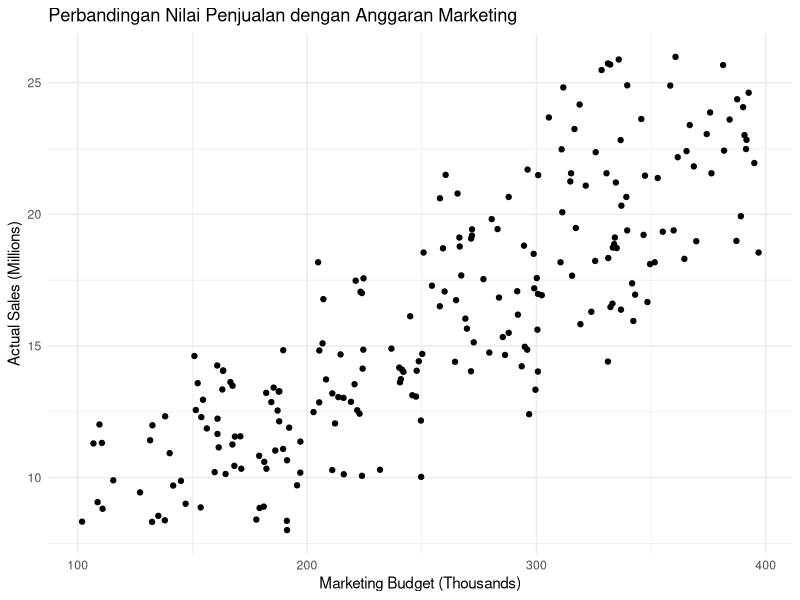
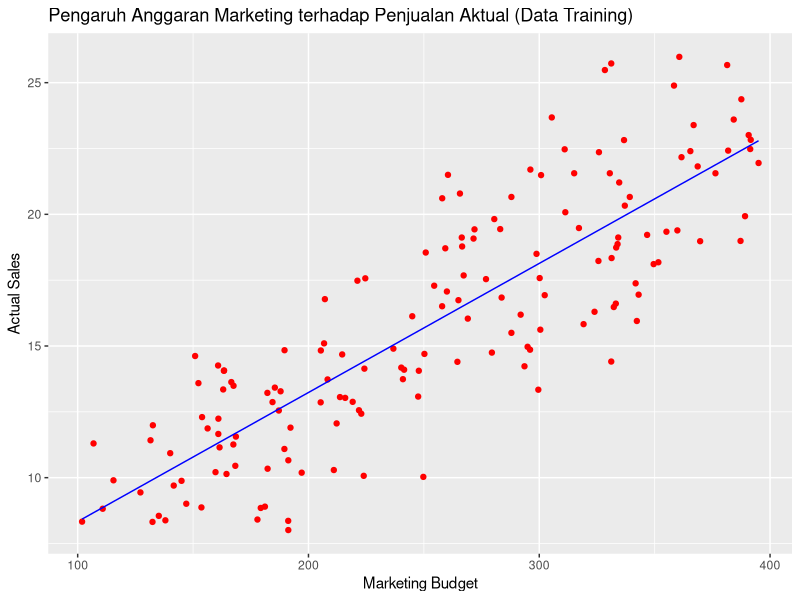
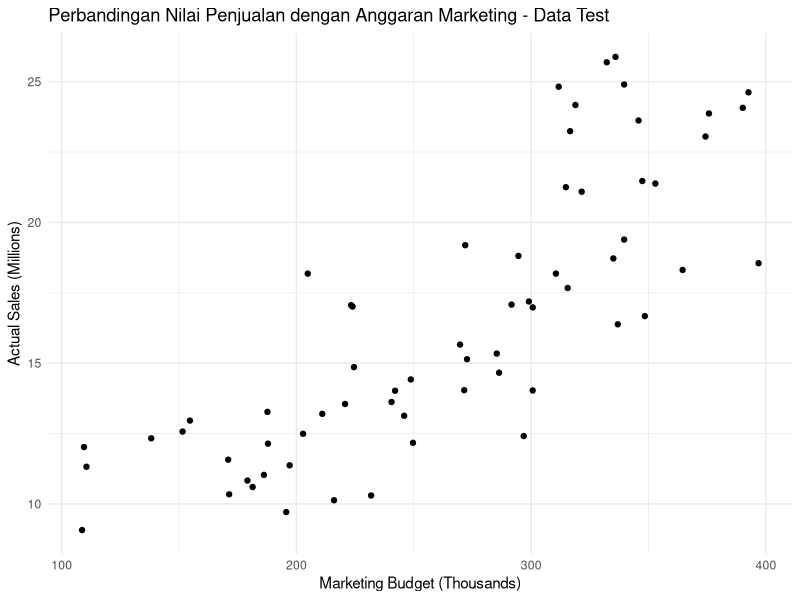
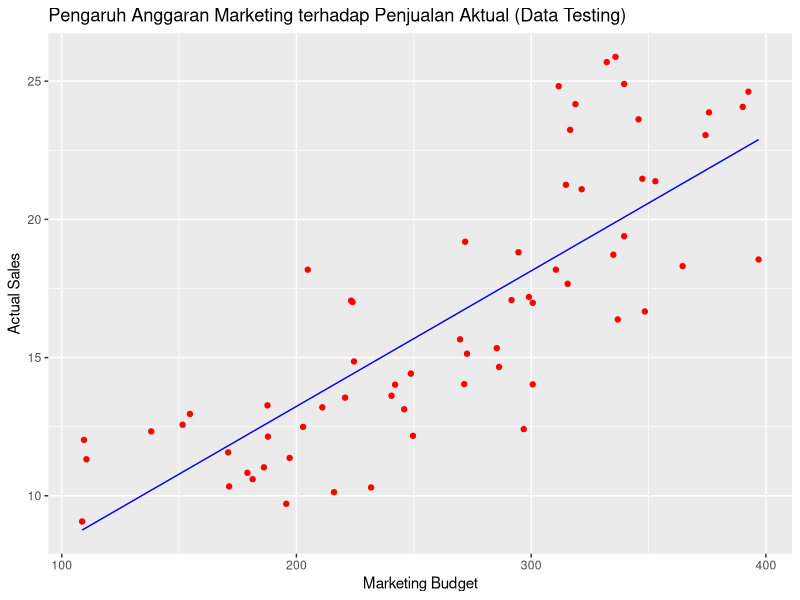
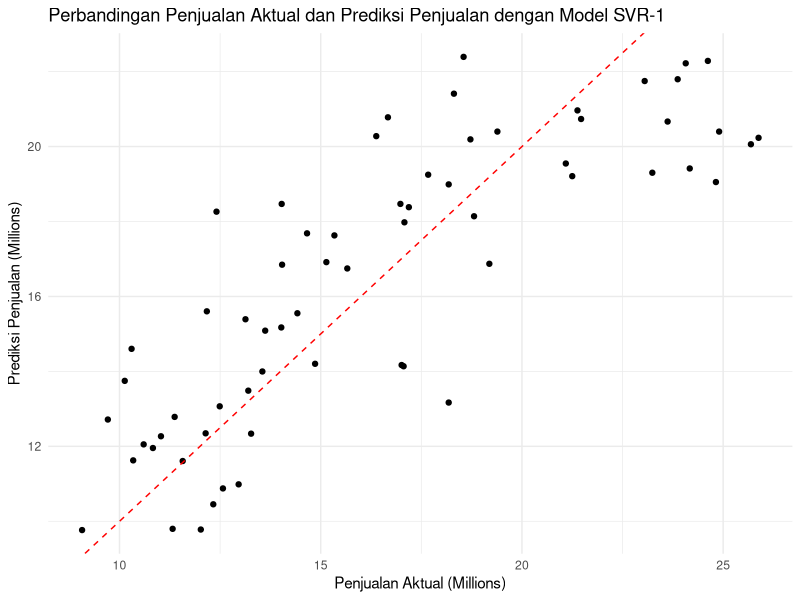
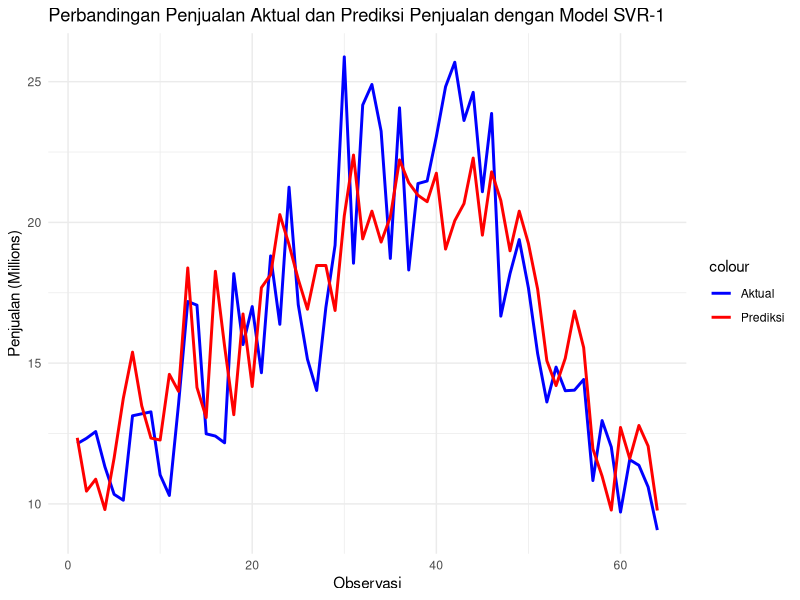
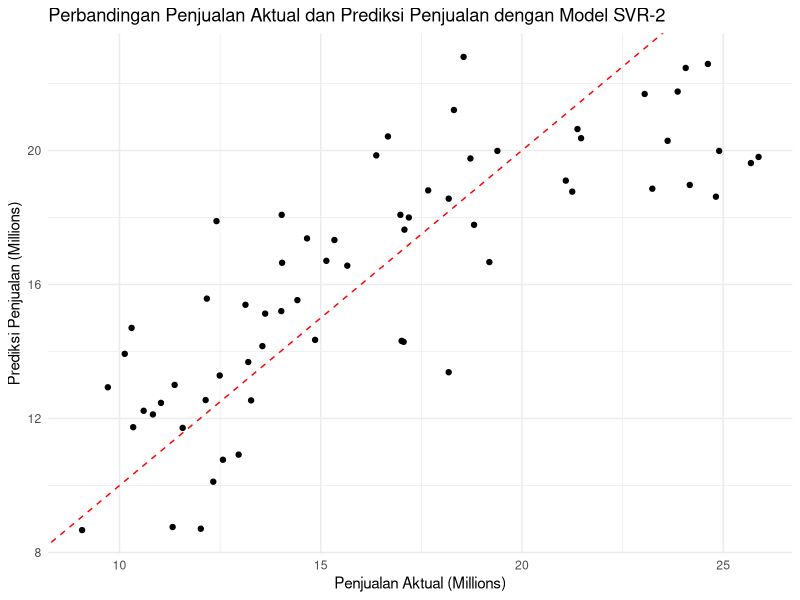
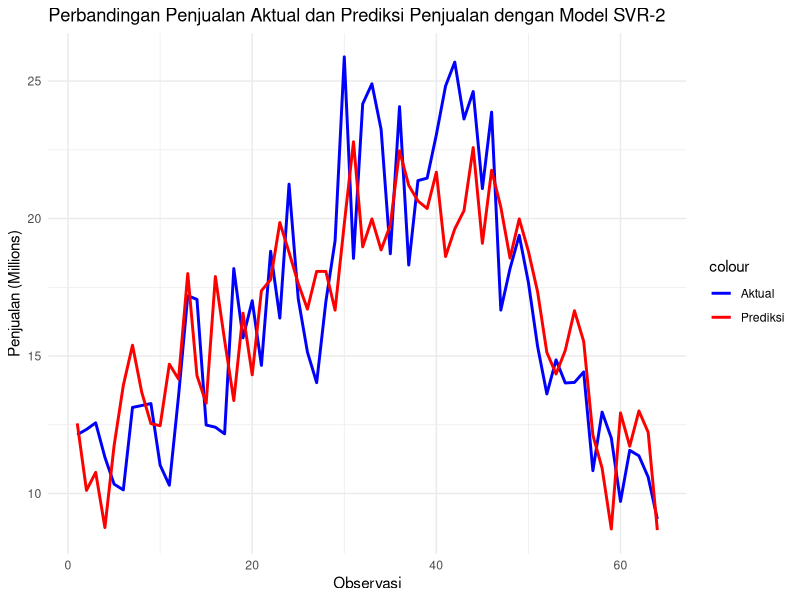

Source code (R) for these figures, in order:
## ---- chunk 1
# library manipulasi data, tanggal dan visualisasi
library(tidyverse)
# library untuk model SVR Regression
library(e1071)
# library untuk partisi dataset
library(caret)
## ---- chunk 2
sales <- read.csv("data/sales_dataset.csv")
glimpse(sales)
## ---- chunk 3
# Memeriksa data NA's
colSums(is.na(sales))
## ---- chunk 4
# melihat summary data
summary(sales)
## ---- chunk 5
# merubah nama variabel agar mudah dibaca dan digunakan
names(sales)[names(sales) == "marketing_budget.thousands."] <- "marketing_budget"
names(sales)[names(sales) == "actual_sales.millions."] <- "actual_sales"
## ---- chunk 6
glimpse(sales)
## ---- chunk 7
# melihat korelasi antar variabel
cor(sales)
## ---- chunk 8
# melihat plot nilai penjualan dibandingkan dengan anggaran marketing yang dikeluarkan
ggplot(data = sales, aes(x = marketing_budget, y = actual_sales)) +
  geom_point() +
  geom_abline(intercept = 0, slope = 1, color = "red", linetype = "dashed") +
  scale_x_continuous(labels = scales::comma) +
  scale_y_continuous(labels = scales::comma) +
  labs(x = "Marketing Budget (Thousands)", y = "Actual Sales (Millions)") +
  ggtitle("Perbandingan Nilai Penjualan dengan Anggaran Marketing") +
  theme_minimal()
## ---- chunk 9
# Menyiapkan data pelatihan dan data pengujian
set.seed(123)  # Untuk hasil yang dapat direproduksi
splitIndex <- createDataPartition(sales$actual_sales, p = 0.7, list = FALSE)
data_train <- sales[splitIndex, ]  # Data pelatihan (70%)
data_test <- sales[-splitIndex, ]  # Data pengujian (30%)
dim(data_train)
dim(data_test)
## ---- chunk 10
# Analisis regresi untuk variabel marketing_budget terhap actual_sales

lm.r <- lm(actual_sales ~ marketing_budget,
           data = data_train)
summary(lm.r)
## ---- chunk 11
actual_sales <- 3.431313 + (0.049020*15000)
actual_sales
## ---- chunk 12
head(data_test)
## ---- chunk 13
# prediksi dengan data testing
y_prediksi <- predict(lm.r, newdata = data_test)
head(y_prediksi)
## ---- chunk 14
# Melihat plot prediksi data training

ggplot() + geom_point(aes(x = data_train$marketing_budget,
                          y = data_train$actual_sales), colour = 'red') +
  geom_line(aes(x = data_train$marketing_budget,
                y = predict( lm.r, newdata = data_train)), colour = 'blue') +
  ggtitle('Pengaruh Anggaran Marketing terhadap Penjualan Aktual (Data Training)') +
  xlab('Marketing Budget') +
  ylab('Actual Sales')
## ---- chunk 15
# melihat plot nilai penjualan dibandingkan dengan anggaran marketing yang dikeluarkan
ggplot(data = data_test, aes(x = marketing_budget, y = actual_sales)) +
  geom_point() +
  geom_abline(intercept = 0, slope = 1, color = "red", linetype = "dashed") +
  scale_x_continuous(labels = scales::comma) +
  scale_y_continuous(labels = scales::comma) +
  labs(x = "Marketing Budget (Thousands)", y = "Actual Sales (Millions)") +
  ggtitle("Perbandingan Nilai Penjualan dengan Anggaran Marketing - Data Test") +
  theme_minimal()
## ---- chunk 16
# Melihat plot prediksi data testing

ggplot() + geom_point(aes(x = data_test$marketing_budget,
                          y = data_test$actual_sales), colour = 'red') +
  geom_line(aes(x = data_test$marketing_budget,
                y = predict( lm.r, newdata = data_test)), colour = 'blue') +
  ggtitle('Pengaruh Anggaran Marketing terhadap Penjualan Aktual (Data Testing)') +
  xlab('Marketing Budget') +
  ylab('Actual Sales')
## ---- chunk 17
# Menghitung SSE
sse_r <- sum(lm.r$residuals^2)
cat("Sum of Squared Errors (SSE):", sse_r, "\n")

## ---- chunk 18
# Mengitung R-Square
model.summary <- summary(lm.r)
r_squared <- model.summary$r.squared
cat("R-squared:", r_squared, "\n")
## ---- chunk 19
# Menghitung MSE
mse <- mean(lm.r$residuals^2)
cat("Mean Squared Error (MSE):", mse, "\n")
## ---- chunk 20
# Membuat model SVR
svr_model_1 <- svm(actual_sales ~ marketing_budget, 
                 data = data_train, 
                 kernel = "radial",
                 epsilon = 0.01,
                 gamma = 0.1,
                 cost = 1)

svr_model_1
## ---- chunk 21
head(data_test)
## ---- chunk 22
head(y_prediksi)
## ---- chunk 23
# Melakukan prediksi dengan Data Testing
predictions_svr_1 <- predict(svr_model_1, data_test)
head(predictions_svr_1)
## ---- chunk 24
# Visualisasi hasil prediksi
result_data_svr_1 <- data.frame(sales = data_test$actual_sales, Predictions = predictions_svr_1)

# Visualisasi Perbandingan Produksi Aktual dengan Hasil Prediksi
ggplot(data = result_data_svr_1, aes(x = sales, y = Predictions)) +
  geom_point() +
  geom_abline(intercept = 0, slope = 1, color = "red", linetype = "dashed") +
  labs(x = "Penjualan Aktual (Millions)", y = "Prediksi Penjualan (Millions)") +
  scale_x_continuous(labels = scales::comma) +
  scale_y_continuous(labels = scales::comma) +
  ggtitle("Perbandingan Penjualan Aktual dan Prediksi Penjualan dengan Model SVR-1") +
  theme_minimal()

# Buat grafik garis dengan ggplot2
ggplot(data = result_data_svr_1, aes(x = 1:length(sales))) +
  geom_line(aes(y = sales, color = "Aktual"), size = 1) +
  geom_line(aes(y = Predictions, color = "Prediksi"), size = 1) +
  labs(x = "Observasi", y = "Penjualan (Millions)") +
  scale_color_manual(values = c("Aktual" = "blue", "Prediksi" = "red")) +
  ggtitle("Perbandingan Penjualan Aktual dan Prediksi Penjualan dengan Model SVR-1") +
  scale_y_continuous(labels = scales::comma) +
  theme_minimal()
## ---- chunk 25
# Evaluasi SVR Model
library(Metrics)

# Hitung MAE
mae_value_svr_1 <- mae(data_test$actual_sales, predictions_svr_1)

# Hitung MSE
mse_value_svr_1 <- mse(data_test$actual_sales, predictions_svr_1)

# Hitung RMSE
rmse_value_svr_1 <- rmse(data_test$actual_sales, predictions_svr_1)

# Hitung MAPE
mape_value_svr_1 <- mape(data_test$actual_sales, predictions_svr_1)

# Tampilkan hasil evaluasi
cat(paste("MAE: ", mae_value_svr_1, "\n"))
cat(paste("MSE: ", mse_value_svr_1, "\n"))
cat(paste("RMSE: ", rmse_value_svr_1, "\n"))
cat(paste("MAPE: ", mape_value_svr_1, "%\n"))
## ---- chunk 26
# MSE dari model Regresi
mse
## ---- chunk 27
sales_svr <- sales

# Set seed untuk reproduktibilitas
set.seed(123)

# Data
n <- 100
sales_svr <- data.frame(
  X1 = rnorm(n),
  X2 = rnorm(n),
  Y = 0.5 * rnorm(n) + 2 * rnorm(n, mean = 1)
)

# Split dataset menjadi data pelatihan dan data uji
train_indices <- sample(seq_len(n), size = 0.7 * n)
train_data <- sales_svr[train_indices, ]
test_data <- sales_svr[-train_indices, ]

# Menetapkan variabel respons dan prediktor
response_variable <- "Y"
predictor_variables <- setdiff(names(train_data), response_variable)

# Membuat grid hyperparameter untuk Random Search pada SVR
hyperparameter_grid <- expand.grid(
  cost = 10^runif(10, -2, 2),  # Contoh variasi nilai cost (log scale)
  gamma = 10^runif(10, -2, 2)  # Contoh variasi nilai gamma (log scale)
)

# Melakukan Random Search dengan model SVM
best_rmse <- Inf
best_svr_model <- NULL

for (i in 1:nrow(hyperparameter_grid)) {
  # Membuat model SVM dengan parameter tertentu
  svm_model <- svm(
    formula = Y ~ .,
    data = train_data,
    cost = hyperparameter_grid$cost[i],
    gamma = hyperparameter_grid$gamma[i]
  )

  # Prediksi pada data uji
  predictions <- predict(svm_model, newdata = test_data)

  # Evaluasi model
  rmse <- sqrt(mean((test_data$Y - predictions)^2))

  # Memperbarui model terbaik jika ditemukan
  if (rmse < best_rmse) {
    best_rmse <- rmse
    best_svm_model <- svm_model
  }
}

# Menampilkan model terbaik
best_svm_model

# Prediksi pada data uji menggunakan model terbaik
predictions <- predict(best_svm_model, newdata = test_data)

# Evaluasi model terbaik (gantilah dengan metrik evaluasi yang sesuai untuk regresi)
rmse <- sqrt(mean((test_data$Y - predictions)^2))
cat("RMSE:", rmse, "\n")
## ---- chunk 28
# Membuat model SVR
svr_model_2 <- svm(actual_sales ~ marketing_budget, 
                 data = data_train, 
                 kernel = "linear",
                 epsilon = 0.01,
                 gamma = 0.01,
                 cost = 1)

svr_model_2
## ---- chunk 29
# Melakukan prediksi dengan Data Testing
predictions_svr_2 <- predict(svr_model_2, data_test)
head(predictions_svr_2)
## ---- chunk 30
head(data_test$actual_sales)
## ---- chunk 31
# Visualisasi hasil prediksi
result_data_svr_2 <- data.frame(sales = data_test$actual_sales, Predictions = predictions_svr_2)

# Visualisasi Perbandingan Produksi Aktual dengan Hasil Prediksi
ggplot(data = result_data_svr_2, aes(x = sales, y = Predictions)) +
  geom_point() +
  geom_abline(intercept = 0, slope = 1, color = "red", linetype = "dashed") +
  labs(x = "Penjualan Aktual (Millions)", y = "Prediksi Penjualan (Millions)") +
  scale_x_continuous(labels = scales::comma) +
  scale_y_continuous(labels = scales::comma) +
  ggtitle("Perbandingan Penjualan Aktual dan Prediksi Penjualan dengan Model SVR-2") +
  theme_minimal()

# Buat grafik garis dengan ggplot2
ggplot(data = result_data_svr_2, aes(x = 1:length(sales))) +
  geom_line(aes(y = sales, color = "Aktual"), size = 1) +
  geom_line(aes(y = Predictions, color = "Prediksi"), size = 1) +
  labs(x = "Observasi", y = "Penjualan (Millions)") +
  scale_color_manual(values = c("Aktual" = "blue", "Prediksi" = "red")) +
  ggtitle("Perbandingan Penjualan Aktual dan Prediksi Penjualan dengan Model SVR-2") +
  scale_y_continuous(labels = scales::comma) +
  theme_minimal()
## ---- chunk 32
# Evaluasi SVR Model
library(Metrics)

# Hitung MAE
mae_value_svr_2 <- mae(data_test$actual_sales, predictions_svr_2)

# Hitung MSE
mse_value_svr_2 <- mse(data_test$actual_sales, predictions_svr_2)

# Hitung RMSE
rmse_value_svr_2 <- rmse(data_test$actual_sales, predictions_svr_2)

# Hitung MAPE
mape_value_svr_2 <- mape(data_test$actual_sales, predictions_svr_2)

# Tampilkan hasil evaluasi
cat(paste("MAE: ", mae_value_svr_2, "\n"))
cat(paste("MSE: ", mse_value_svr_2, "\n"))
cat(paste("RMSE: ", rmse_value_svr_2, "\n"))
cat(paste("MAPE: ", mape_value_svr_2, "%\n"))
